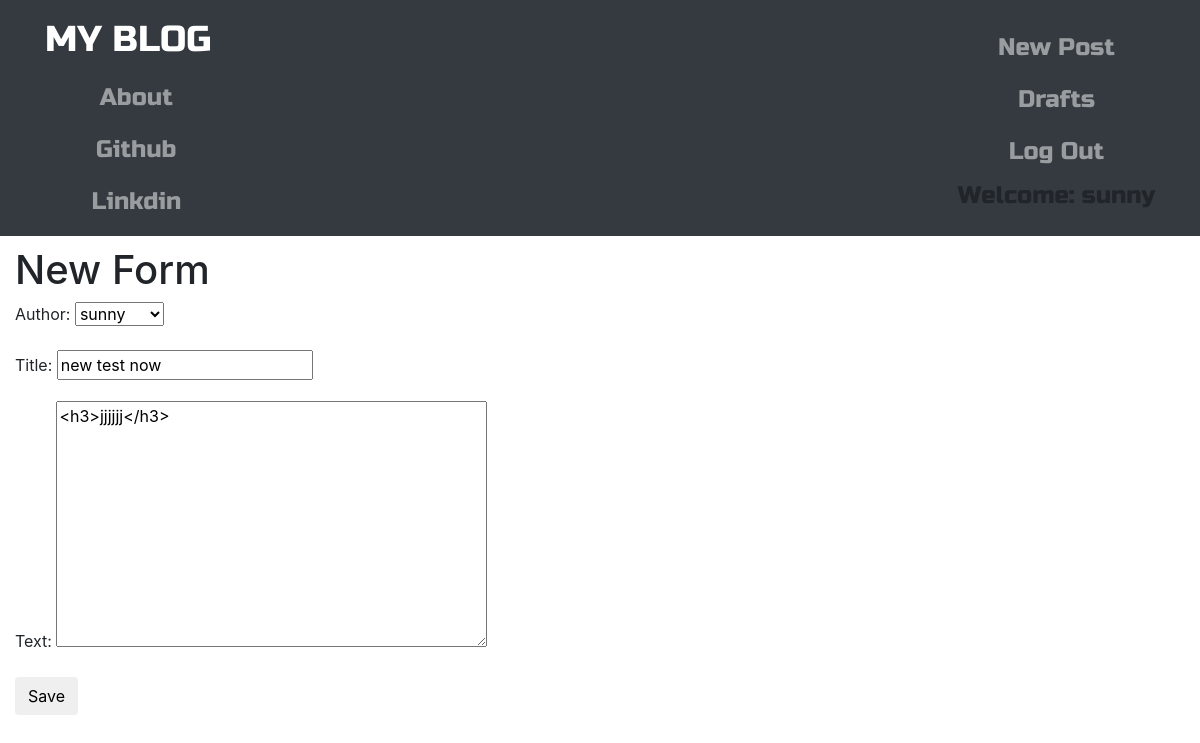
The app's page /post/10/edit/ (signed in) with its own data.
### blog/models.py (models this page shows, shortened)
class Post(models.Model):
    author= models.ForeignKey('auth.User', on_delete=models.CASCADE)
    title= models.CharField(max_length=200)
    text = models.TextField()
    created_date= models.DateTimeField(default=timezone.now())
    published_date= models.DateTimeField(blank=True, null=True)

### blog/views.py (the view)
# urls.py: path('post/<int:pk>/edit/',views.PostUpdateView.as_view(),name='post_edit'),
class PostUpdateView(LoginRequiredMixin,UpdateView):
    login_url = '/login/'
    redirect_field_name = 'blog/post_detail.html'
    form_class = PostForm
    model = Post

### blog/forms.py
class PostForm(forms.ModelForm):
    class Meta():
        model = Post
        fields = ('author','title','text')
        widgets = {
            'title':forms.TextInput(attrs={'class':'textinputclass'}),
            'text':forms.Textarea(attrs={'class':'editable medium-editor-textarea postcontent'})
        }

### blog/templates/blog/post_form.html (shortened to what this page needs)
{% extends 'blog/base.html' %}
{% block body_block %}
<div class="container">
<h1>New Form</h1>
<form class="post-form"  method="POST">
  {{form.as_p}}
  <button type="submit" class='save btn btn-default'>Save</button>
</form>
</div>
{% endblock %}

### blog/templates/blog/base.html (shortened to what this page needs)
<!DOCTYPE html>
{% load static %}
<html lang="en" dir="ltr">
  <head>
  <link rel="stylesheet" href="https://stackpath.bootstrapcdn.com/bootstrap/4.1.3/css/bootstrap.min.css"
integrity="sha384-MCw98/SFnGE8fJT3GXwEOngsV7Zt27NXFoaoApmYm81iuXoPkFOJwJ8ERdknLPMO">
<link href="https://maxcdn.bootstrapcdn.com/font-awesome/4.7.0/css/font-awesome.min.css" rel="stylesheet">
      <link rel="stylesheet" href="//cdn.jsdelivr.net/npm/medium-editor@latest/dist/css/medium-editor.min.css" type="text/css" media="screen" charset="utf-8">
  <link rel="stylesheet" href="{% static 'css/blog.css' %}">
</head>
  <body class='loader'>
    <nav class='navbar navbar-dark bg-dark techfont'>
      <div class="container">
        <ul class="navbar-nav align-items-center">
          <li> <a class='navbar-brand bigbrand' href="{% url 'post_list' %}">MY BLOG</a> </li>
          <li><a class='nav-item nav-link' href="{%url 'about' %}">About</a> </li>
          <li><a class='nav-item nav-link' href="https://github.com/">Github</a> </li>
          <li><a class='nav-item nav-link' href="https://www.linkdin.com/">Linkdin</a> </li>
        </ul>
        <div class='navbar-nav align-items-center ml-auto'>
          {% if user.is_authenticated %}
          <a class="nav-item nav-link" href="{%url 'post_new' %}">New Post</a>
          <a class="nav-item nav-link" href="{%url 'post_draft_list' %}">Drafts</a>
          <a class="nav-item nav-link" href="{%url 'logout' %}">Log Out</a>
          <a>Welcome: {{ user.username }} </a>
          {% else %}
          <a class='nav-item nav-link' href="{% url 'login' %}" aria-label='login'>
            <span class= 'fa fa-user' aria-hidden='true'></span> </a>
          {% endif %}
        </div>
      </div>
    </nav>
    <div class="content contaniner">
      <div class="row">
        <div class="col-md-8">
          <div class="blog_posts">
            {% block body_block %}
            {% endblock %}
          </div>
        </div>
      </div>
    </div>
  </body>
</html>

### blog/static/css/blog.css (style rules this page uses)
.techfont { font-family: 'Russo One', sans-serif; font-size: 1.5em; margin-bottom: 10px; }
.bigbrand { font-size: 1.5em; }
.loader { filter:hue-rotate(0deg); color:linear-gradient(45deg,#0f8,#08f); animation:hue 10000ms infinite linear; }

### records on screen
Post: author "sunny", title "new test now", text "<h3>jjjjjj</h3>"

### other values on screen
{{ user.username }} "sunny"
